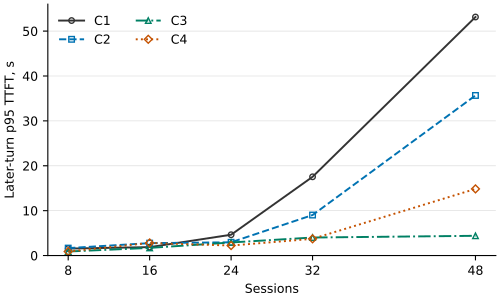

Recreate this plot in Python.
"""Generate the paper's later-turn TTFT figure and its source-linked values."""

import json
from pathlib import Path

import matplotlib as mpl
from matplotlib.backends.backend_pdf import FigureCanvasPdf
from matplotlib.figure import Figure


OUTPUT = Path(__file__).resolve().parent
STUDY = OUTPUT.parent.parent
SESSIONS = (8, 16, 24, 32, 48)
SWEEPS = {
    "C1": "results/C1/sweep-20261126T202631.742740Z.json",
    "C2": "results/C2/sweep-20261127T072909.617020Z.json",
    "C3": "results/C3/sweep-20261128T181103.552840Z.json",
    "C4": "results/C4/sweep-20261128T184543.363766Z.json",
}
STYLES = {
    "C1": ("#333333", "o", "-"),
    "C2": ("#0072B2", "s", "--"),
    "C3": ("#008064", "^", "-."),
    "C4": ("#C45100", "D", ":"),
}


def main():
    records = []
    with mpl.rc_context({"font.size": 9, "pdf.fonttype": 42}):
        figure = Figure(figsize=(5, 3), layout="constrained")
        FigureCanvasPdf(figure)
        ax = figure.subplots()
        for config, sweep_path in SWEEPS.items():
            sources = json.loads((STUDY / sweep_path).read_text())["results"]
            values = []
            for sessions in SESSIONS:
                source = sources[str(sessions)]
                value = json.loads((STUDY / source).read_text())["later_p95"]
                records.append(dict(config=config, sessions=sessions, later_p95=value, source=source))
                values.append(value)
            color, marker, style = STYLES[config]
            ax.plot(SESSIONS, values, label=config, color=color, linestyle=style,
                    marker=marker, markersize=4, markerfacecolor="none", linewidth=1.4)

        ax.set(xlabel="Sessions", ylabel="Later-turn p95 TTFT, s", xticks=SESSIONS,
               ylim=(0, 56), yticks=range(0, 51, 10))
        ax.spines[["right", "top"]].set_visible(False)
        ax.set_axisbelow(True)
        ax.grid(axis="y", color="#dddddd", linewidth=0.5)
        ax.legend(loc="upper left", frameon=False, ncols=2)
        figure.savefig(OUTPUT / "fig_ttft.pdf", metadata={"CreationDate": None})

    (OUTPUT / "fig_ttft_values.json").write_text(json.dumps(records, indent=2) + "\n")


if __name__ == "__main__":
    main()
